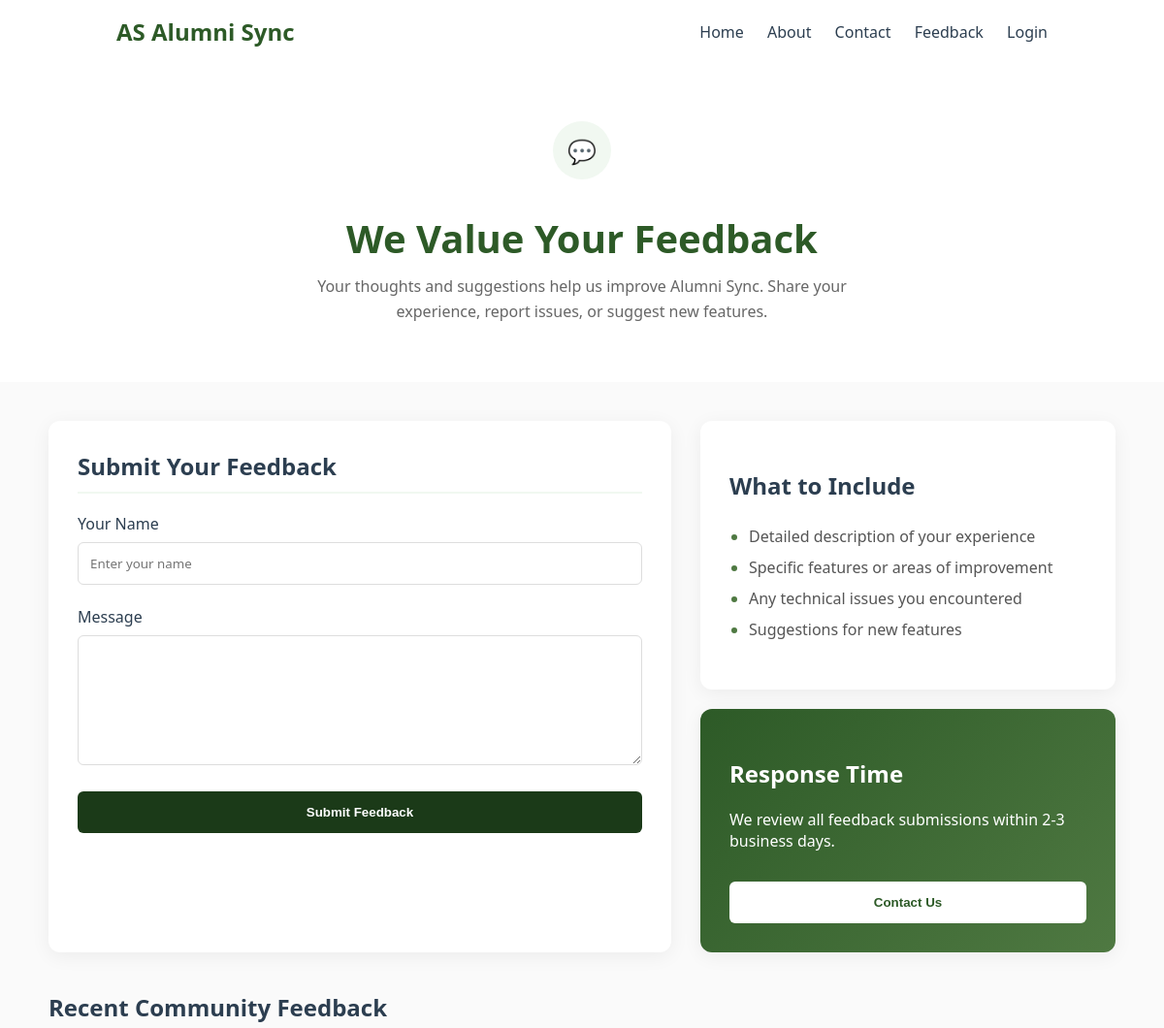
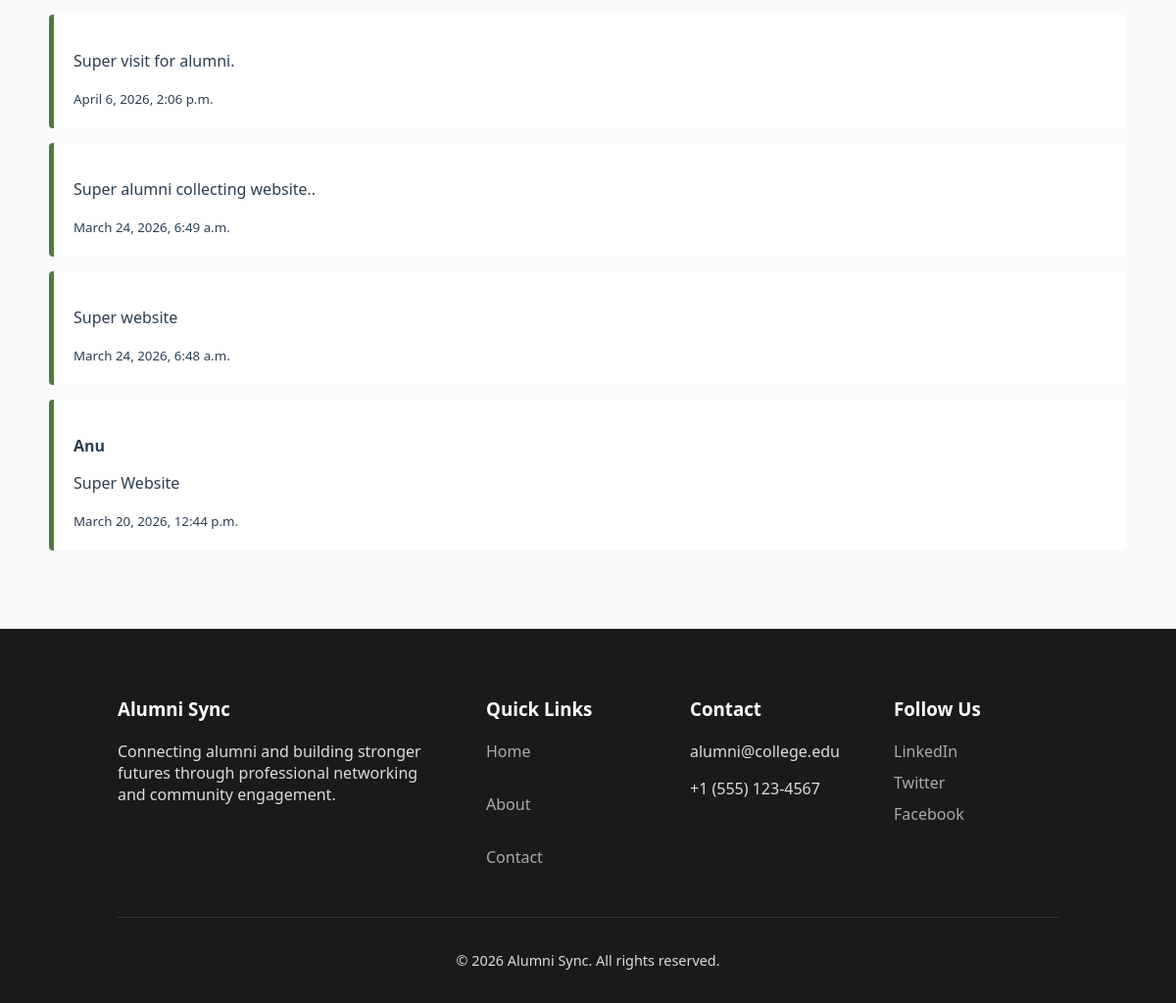
The app's page /alumni_app/alumni/feedback/ with its own data (2 pictures, top to bottom).
### Alumni_app/models.py (models this page shows, shortened)
class Feedback(models.Model):
    user = models.ForeignKey(User, on_delete=models.CASCADE, null=True, blank=True)
    name = models.CharField(max_length=100, null=True, blank=True)
    message = models.TextField()
    created_at = models.DateTimeField(auto_now_add=True)

### Alumni_app/views.py (the view, shortened to what this page needs)
# urls.py: path('alumni/feedback/', views.alumni_feedback, name='alumni_feedback'),
def alumni_feedback(request):
    feedbacks = Feedback.objects.all().order_by("-created_at")
    return render(request, "alumni_feedback.html", {"feedbacks": feedbacks})

### Alumni_app/templates/alumni_feedback.html (shortened to what this page needs)
{% load static %}
<!DOCTYPE html>
<html>
<head>
<link rel="stylesheet" href="{% static 'alumni_feedback.css' %}">
</head>
<body>
<header>
<div><h2>AS Alumni Sync</h2></div>
<nav>
<a href="{% url 'index' %}">Home</a>
<a href="{% url 'about' %}">About</a>
<a href="{% url 'contact' %}">Contact</a>
<a href="{% url 'alumni_feedback' %}">Feedback</a>
<a href="{% url 'login_portal' %}">Login</a>
</nav>
</header>
<section class="hero">
<div class="hero-icon">💬</div>
<h1>We Value Your Feedback</h1>
<p>
Your thoughts and suggestions help us improve Alumni Sync.
Share your experience, report issues, or suggest new features.
</p>
</section>
<div class="container">
<div class="card feedback-form">
<h2>Submit Your Feedback</h2>
<form method="POST">
{% if request.user.is_authenticated %}
<label>Username</label>
<input type="text" value="{{ request.user.username }}" readonly>
{% else %}
<label>Your Name</label>
<input type="text" name="name" placeholder="Enter your name">
{% endif %}
<br><br>
<label>Message</label>
<textarea name="message" rows="6"></textarea>
<br><br>
<button type="submit">Submit Feedback</button>
</form>
</div>
<div class="sidebar">
<div class="card info-box">
<h2>What to Include</h2>
<ul>
<li>Detailed description of your experience</li>
<li>Specific features or areas of improvement</li>
<li>Any technical issues you encountered</li>
<li>Suggestions for new features</li>
</ul>
</div>
<div class="card response-time-card">
<h2>Response Time</h2>
<p>
We review all feedback submissions within 2-3 business days.
</p>
<a href="{% url 'contact' %}">
<button>Contact Us</button>
</a>
</div>
</div>
</div>
<section class="user-feedback-section">
<h2>Recent Community Feedback</h2>
{% for feedback in feedbacks %}
<div class="feedback-item">
<p>
<strong>{{ feedback.user.username }}</strong>
</p>
<p>{{ feedback.message }}</p>
<small>{{ feedback.created_at }}</small>
</div>
{% empty %}
<p>No feedback submitted yet.</p>
{% endfor %}
</section>
<footer>
<div>
<h3>Alumni Sync</h3>
<p>
Connecting alumni and building stronger futures through
professional networking and community engagement.
</p>
</div>
<div>
<h3>Quick Links</h3>
<a href="#">Home</a><br>
<a href="#">About</a><br>
<a href="#">Contact</a>
</div>
<div>
<h3>Contact</h3>
<p>alumni@college.edu</p>
<p>+1 (555) 123-4567</p>
</div>
<div>
<h3>Follow Us</h3>
<a href="#">LinkedIn</a>
<a href="#">Twitter</a>
<a href="#">Facebook</a>
</div>
<div class="footer-bottom">
<p>© 2026 Alumni Sync. All rights reserved.</p>
</div>
</footer>
</body>
</html>

### Alumni_app/static/alumni_feedback.css (style rules this page uses)
:root { --primary-green: #2d5a27; --accent-green: #4f7942; --light-green: #f1f8f1; --button-green: #1b3a18; --text-main: #2c3e50; --white: #ffffff; }
body { font-family: 'Segoe UI', Tahoma, Geneva, Verdana, sans-serif; background-color: #fafafa; color: var(--text-main); margin: 0; }
header { display: flex; justify-content: space-between; align-items: center; padding: 1rem 10%; background: var(--white); box-shadow: 0 2px 10px rgba(0,0,0,0.05); }
header h2 { color: var(--primary-green); margin: 0; }
nav a { text-decoration: none; color: var(--text-main); margin-left: 20px; font-weight: 500; }
.hero { text-align: center; padding: 60px 20px; background: var(--white); }
.hero-icon { background: var(--light-green); width: 60px; height: 60px; border-radius: 50%; display: flex; align-items: center; justify-content: center; margin: 0 auto 20px; font-size: 24px; }
.hero h1 { font-size: 2.5rem; color: var(--primary-green); margin-bottom: 10px; }
.hero p { color: #666; max-width: 600px; margin: 0 auto; line-height: 1.6; }
.container { max-width: 1100px; margin: 40px auto; display: grid; grid-template-columns: 1.5fr 1fr; gap: 30px; padding: 0 20px; }
.card { background: var(--white); padding: 30px; border-radius: 12px; box-shadow: 0 4px 20px rgba(0,0,0,0.06); }
.feedback-form h2 { margin-top: 0; border-bottom: 2px solid var(--light-green); padding-bottom: 10px; }
input, textarea { width: 100%; padding: 12px; margin-top: 8px; border: 1px solid #ddd; border-radius: 6px; box-sizing: border-box; font-family: inherit; }
button { background: var(--button-green); color: white; border: none; padding: 14px 28px; border-radius: 6px; cursor: pointer; font-weight: 600; transition: 0.3s; width: 100%; }
.info-box ul { padding-left: 20px; line-height: 2; color: #555; }
.info-box li::marker { color: var(--accent-green); }
.response-time-card { background: linear-gradient(135deg, var(--primary-green), var(--accent-green)); color: white; margin-top: 20px; }
.response-time-card h2 { color: white; }
.response-time-card button { background: white; color: var(--primary-green); margin-top: 15px; }
footer { background: #1a1a1a; color: #ddd; padding: 50px 10% 20px; margin-top: 80px; display: grid; grid-template-columns: 2fr 1fr 1fr 1fr; gap: 40px; }
footer h3 { color: white; margin-bottom: 20px; }
footer a { color: #aaa; text-decoration: none; display: block; margin-bottom: 10px; }
.footer-bottom { grid-column: 1 / -1; border-top: 1px solid #333; padding-top: 20px; text-align: center; font-size: 0.9rem; }
.user-feedback-section { max-width: 1100px; margin: 40px auto; padding: 0 20px; }
.feedback-item { background: #fff; padding: 20px; margin-bottom: 15px; border-left: 5px solid var(--accent-green); border-radius: 4px; }

### records on screen
Feedback: message "Super visit for alumni.", created_at "April 6, 2026, 2:06 p.m."
Feedback: message "Super alumni collecting website..", created_at "March 24, 2026, 6:49 a.m."
Feedback: message "Super website", created_at "March 24, 2026, 6:48 a.m."
Feedback: user.username "Anu", message "Super Website", created_at "March 20, 2026, 12:44 p.m."
